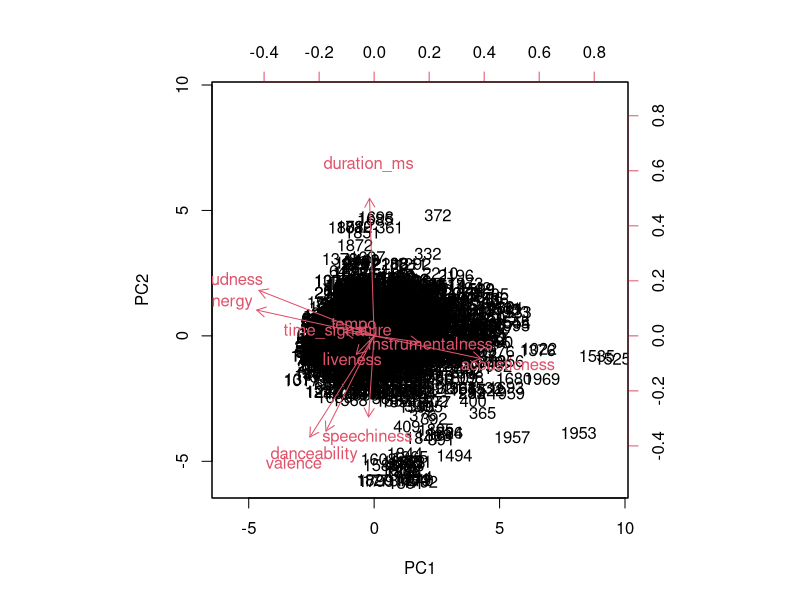
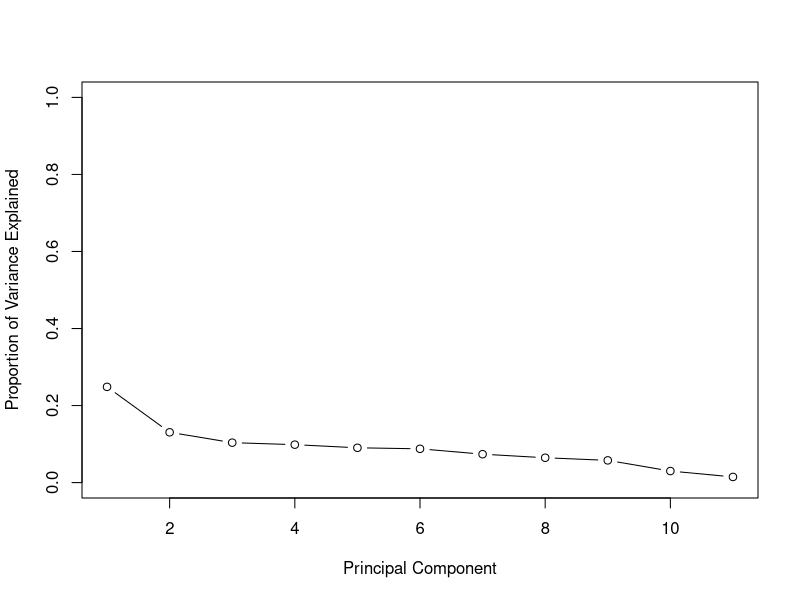
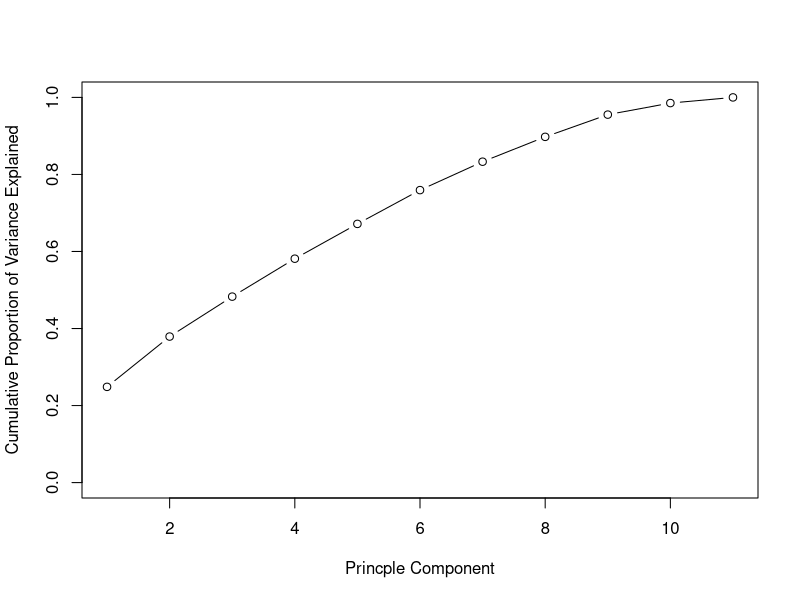
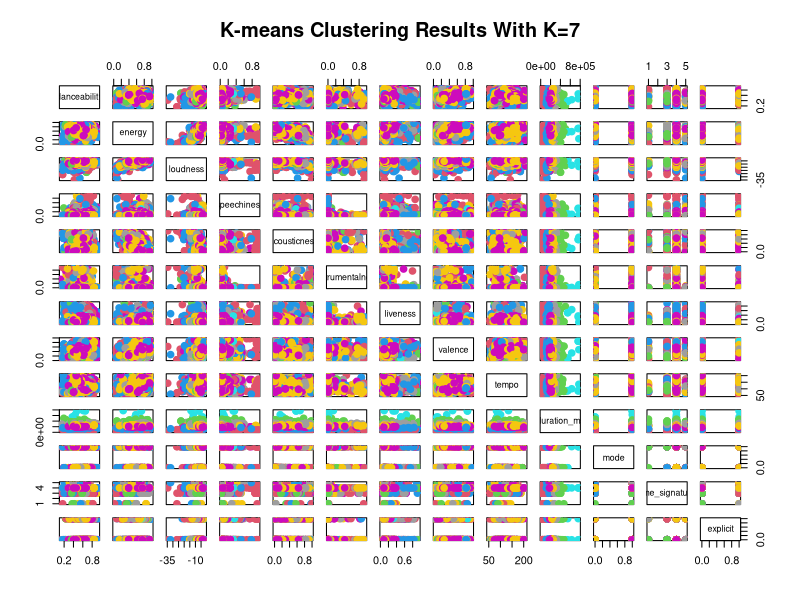
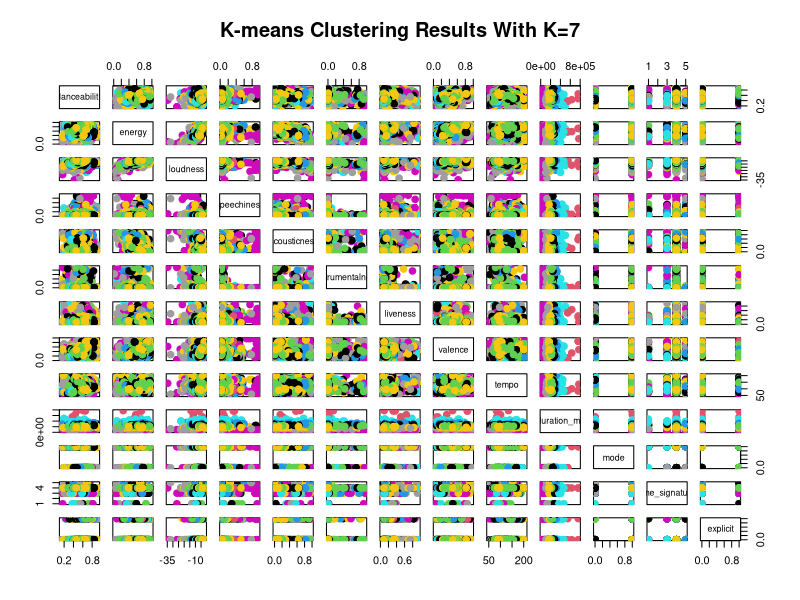

Write the R code that produced these figures, in order.
## ---- chunk 1
knitr::opts_chunk$set(echo = TRUE)
## ---- chunk 2
library(tidyverse)
library(readr)
library(here)
## ---- chunk 3
all <- read_csv(here("data/all.csv")) 

#only keeping numeric var for pca
all_pca <- all %>%
  select(danceability, energy, loudness, speechiness, acousticness, instrumentalness,
         liveness, valence, tempo, duration_ms, time_signature)

all_cluster <- all %>%
  select(danceability, energy, loudness, speechiness, acousticness, instrumentalness,
         liveness, valence, tempo, duration_ms, mode, time_signature, explicit)
## ---- chunk 4
#PCA
pr.out = prcomp(all_pca, scale = TRUE)

#means
pr.out$center
#standard dev
pr.out$scale
#principal component loading
pr.out$rotation

#biplot
pr.out$rotation = - pr.out$rotation
pr.out$x = - pr.out$x
biplot(pr.out, scale = 0)

#variance of principal components
pr.var = pr.out$sdev^2
pve = pr.var / sum(pr.var)

#principal comp vs var plots
plot(pve, xlab = "Principal Component", ylab = "Proportion of Variance Explained",
     ylim = c(0, 1), type = "b")
plot(cumsum(pve), xlab = "Princple Component", ylab = "Cumulative Proportion of Variance Explained",
     ylim = c(0, 1), type = "b")
## ---- chunk 5
#k means with k = 7
km.out = kmeans(all_cluster, centers = 7, nstart = 50)
plot(all_cluster, col = (km.out$cluster + 1), main = "K-means Clustering Results With K=7",
     pch = 20, cex = 2)

#k means with k = 8
km.out1 = kmeans(all_cluster, centers = 8, nstart = 50)
plot(all_cluster, col = (km.out1$cluster + 1), main = "K-means Clustering Results With K=7",
     pch = 20, cex = 2)
